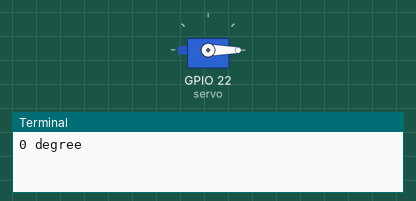
The program below on a simulated Raspberry Pi (BCM pin numbers). Shown: servo, the last lines printed to the terminal. Servo angles are drawn from the pulse width (0.5 ms = 0°, 2.5 ms = 180°).

Above: at 0.05 s.
At 1.5 s:
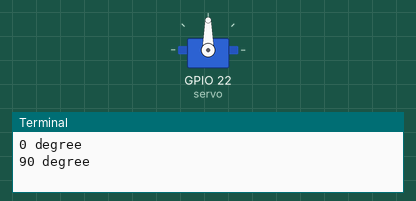
At 3.0 s:
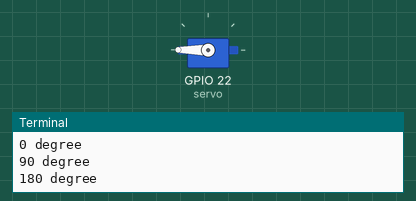
Timing chart, 0 to 6.9 s (numbered marks = the images above):
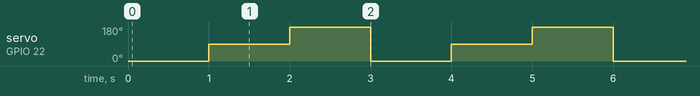

The program:

13.servo_Motor.py
```python
import RPi.GPIO as GPIO  #Libraries
import time

GPIO.setmode(GPIO.BCM)
servo=22   #set servo is pin 22
GPIO.setup(servo,GPIO.OUT)
i=GPIO.PWM(servo,50) #50hz frequency
i.start(2.5) #start duty cycle(it set the servo to 0 degree )
try:
	while True:
		i.ChangeDutyCycle(2.5) #servo rotate 0 degree
		print("0 degree")
		time.sleep(1)
		i.ChangeDutyCycle(7.5)   #servo rotate 90 degree
		print("90 degree")
		time.sleep(1)
		i.ChangeDutyCycle(12.5)   #servo rotate 180 degree
		print("180 degree")
		time.sleep(1)

except:
	GPIO.cleanup()
```

Measured:
- by itself, servo on GPIO 22 (servo): repeats every 3.0 s: 180° 1.0 s, 0° 1.0 s, 90° 1.0 s
